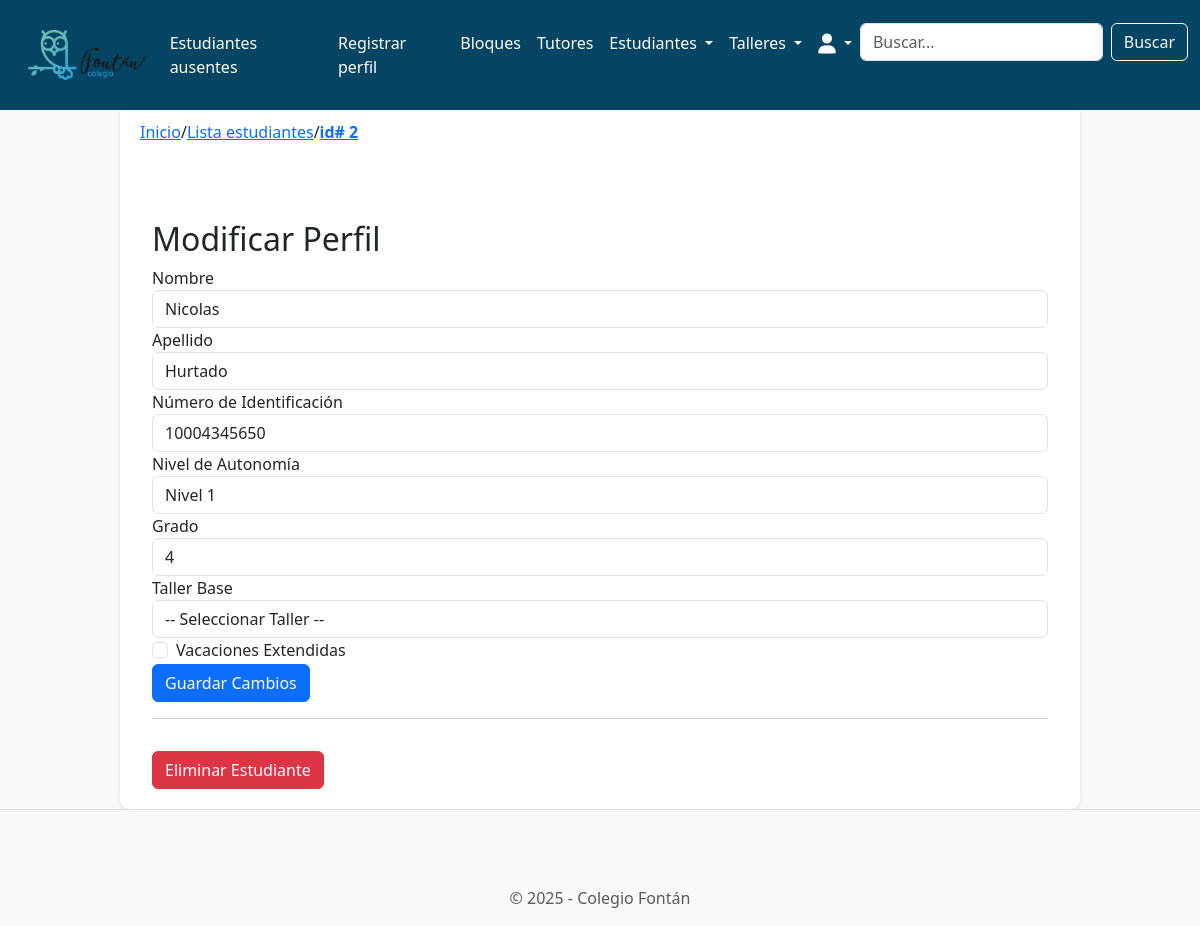
The app's page /students/modify/2/ (signed in), older data.
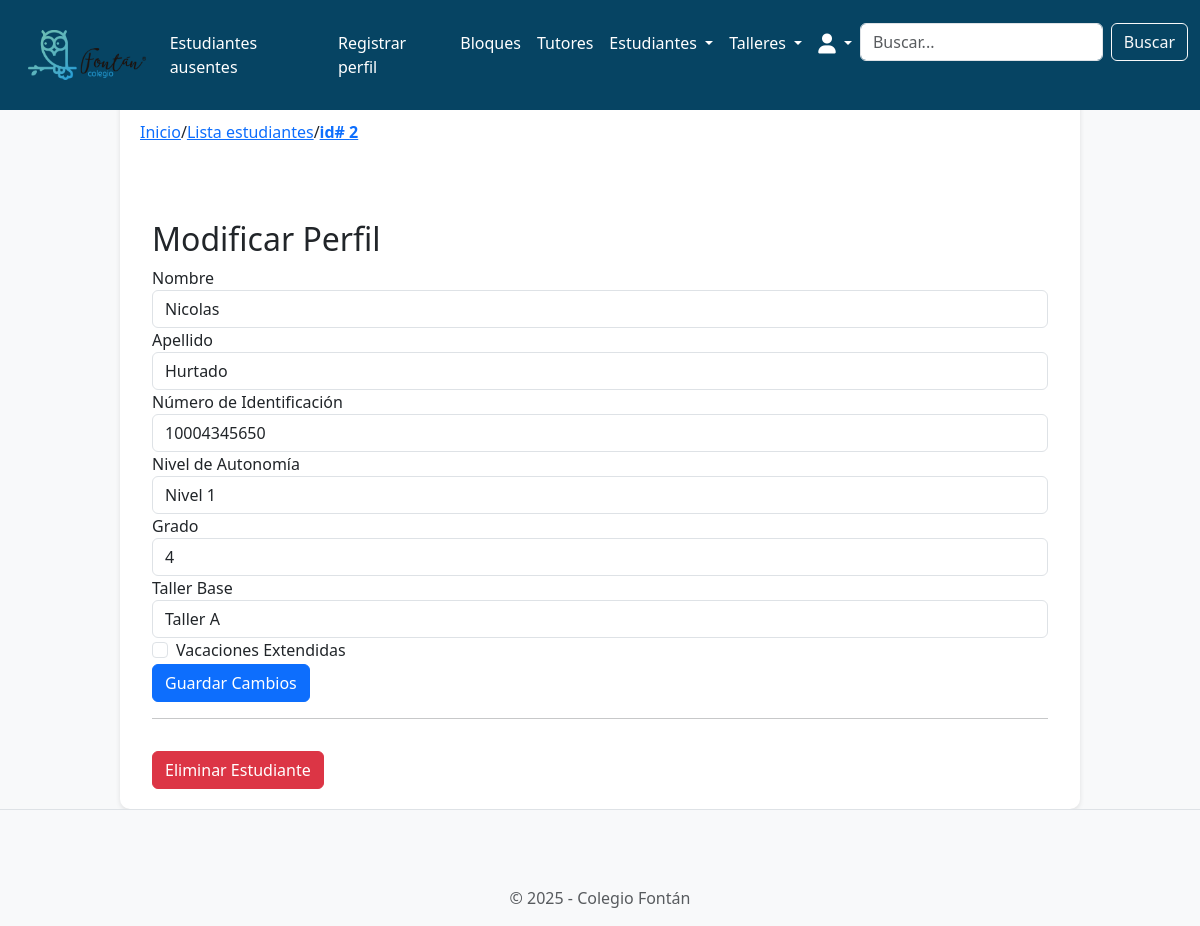
The same page, newer data.
### students/models.py (models this page shows, shortened)
class Student(models.Model):
    STATUS_CHOICES = [
        ('present', 'Presente'),
        ('absent', 'Ausente'),
        ('neutral', 'No llamado'),
    ]
    student_id = models.AutoField(primary_key=True)
    name = models.CharField(max_length=100)
    lastname = models.CharField(max_length=100)
    id_number = models.IntegerField(unique=True)
    autonomy_level = models.IntegerField(
        choices=[
            (1, 'Nivel 1'),
            (2, 'Nivel 2'),
            (3, 'Nivel 3'),
        ],
        default=1,
    )
    extended_vacation = models.BooleanField(default=False)
    grade = models.IntegerField(
        choices=[
            (1, '1'),
            (2, '2'),
            (3, '3'),
            (4, '4'),
            (5, '5'),
            (6, '6'),
            (7, '7'),
            (8, '8'),
            (9, '9'),
            (10, '10'),
            (11, '11'),
        ],
        default=1,
    )
    status = models.CharField(
        max_length=10,
        choices=STATUS_CHOICES,
        default='neutral'
    )
    workshop = models.ForeignKey('workshops.Workshop', on_delete=models.SET_NULL, null=True, blank=True)
    last_reset = models.DateTimeField(default=now)

### workshops/models.py (models this page shows, shortened)
class Workshop(models.Model):
    WORKSHOP_TYPES = [
        ('primary', 'Primaria'),
        ('high_school', 'Bachillerato'),
        ('collective', 'Colectivo'),
    ]
    workshop_id = models.AutoField(primary_key=True)
    name = models.CharField(max_length=100, unique=True)
    tutor = models.ForeignKey(
        'tutors.Tutor',
        on_delete=models.SET_NULL,
        null=True,
        blank=True,
        related_name='workshops'  # Esta línea permite acceder a los talleres desde el tutor
    )
    max_capacity = models.IntegerField(default=25)
    type = models.CharField(
        max_length=20,
        choices=WORKSHOP_TYPES,
        default='primary'
    )

### students/views.py (the view, shortened to what this page needs)
# urls.py: path('modify/<int:student_id>/', views.modify_student, name='students.modify_student'),
def modify_student(request, student_id):
    student = get_object_or_404(Student, student_id=student_id)
    workshops = Workshop.objects.all()
    grades_range = range(1, 12)
    return render(request, 'students/modify_student.html', {
        'student': student,
        'workshops': workshops,
        'grades_range': grades_range,  # Pasamos el rango aquí
    })

### students/templates/students/modify_student.html (shortened to what this page needs)
{% extends 'base.html' %}
{% block breadcrumb %}
<a href="{% url 'home.home' %}">Inicio</a>
  <span>/</span>
  <a href="{% url 'students.student_list' %}">Lista estudiantes</a>
  <span>/</span>
  <a href="{% url 'students.modify_student' student.student_id %}"><strong> id# {{student.student_id}}</strong></a>
{% endblock %}
{% block content %}
<div class="container">
    <h2>Modificar Perfil</h2>
    <form method="POST">
        <div class="form-group">
            <label for="name">Nombre</label>
            <input type="text" class="form-control" id="name" name="name" value="{{ student.name }}" required>
        </div>
        <div class="form-group">
            <label for="lastname">Apellido</label>
            <input type="text" class="form-control" id="lastname" name="lastname" value="{{ student.lastname }}" required>
        </div>
        <div class="form-group">
            <label for="id_number">Número de Identificación</label>
            <input type="number" class="form-control" id="id_number" name="id_number" value="{{ student.id_number }}" required>
        </div>
        <div class="form-group">
            <label for="autonomy_level">Nivel de Autonomía</label>
            <select class="form-control" id="autonomy_level" name="autonomy_level">
                <option value="1" {% if student.autonomy_level == 1 %}selected{% endif %}>Nivel 1</option>
            </select>
        </div>
        <div class="form-group">
            <label for="grade">Grado</label>
            <select class="form-control" id="grade" name="grade">
                {% for i in grades_range %}
                    <option value="{{ i }}" {% if student.grade == i %}selected{% endif %}>{{ i }}</option>
                {% endfor %}
            </select>
        </div>
        <div class="form-group">
            <label for="workshop">Taller Base</label>
            <select class="form-control" id="workshop" name="workshop">
                <option value="">-- Seleccionar Taller --</option>
                {% for workshop in workshops %}
                    <option value="{{ workshop.workshop_id }}" {% if student.workshop == workshop %}selected{% endif %}>
                        {{ workshop.name }}
                    </option>
                {% endfor %}
            </select>
        </div>
        <div class="form-group form-check">
            <input type="checkbox" class="form-check-input" id="extended_vacation" name="extended_vacation" {% if student.extended_vacation %}checked{% endif %}>
            <label class="form-check-label" for="extended_vacation">Vacaciones Extendidas</label>
        </div>
        <button type="submit" class="btn btn-primary">Guardar Cambios</button>
    </form>
    <hr>
    <form action="{% url 'students.confirm_delete_student' student.student_id %}" method="POST">
        <button type="submit" class="btn btn-danger mt-3">Eliminar Estudiante</button>
    </form>
</div>
{% endblock %}

Row changes from the older to the newer data that the page shows:
changed Student "Nicolas": workshop (not shown) → "Taller A"
Text that changed along with them:
form field workshop: "-- Seleccionar Taller --" → (not shown)
